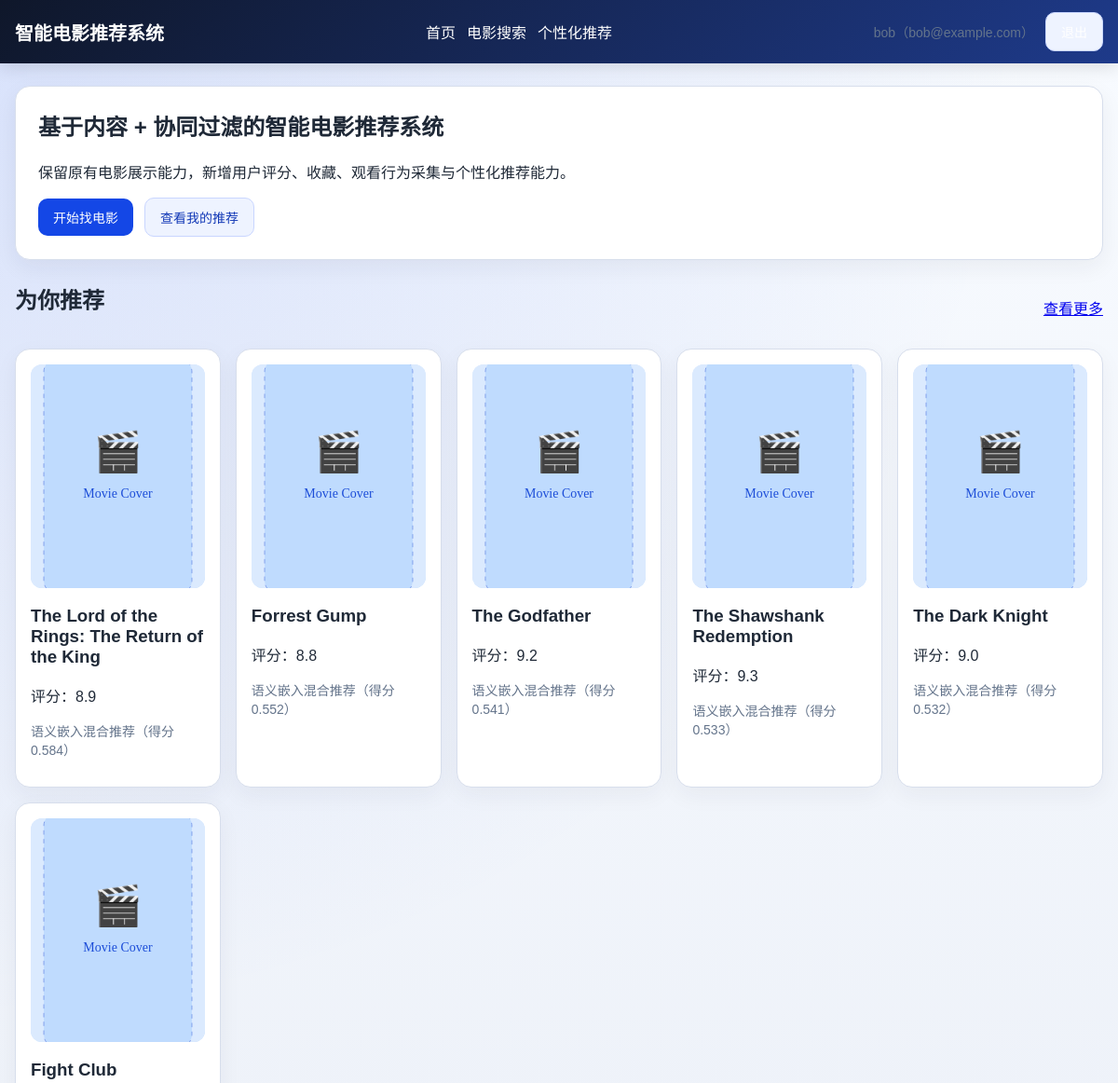
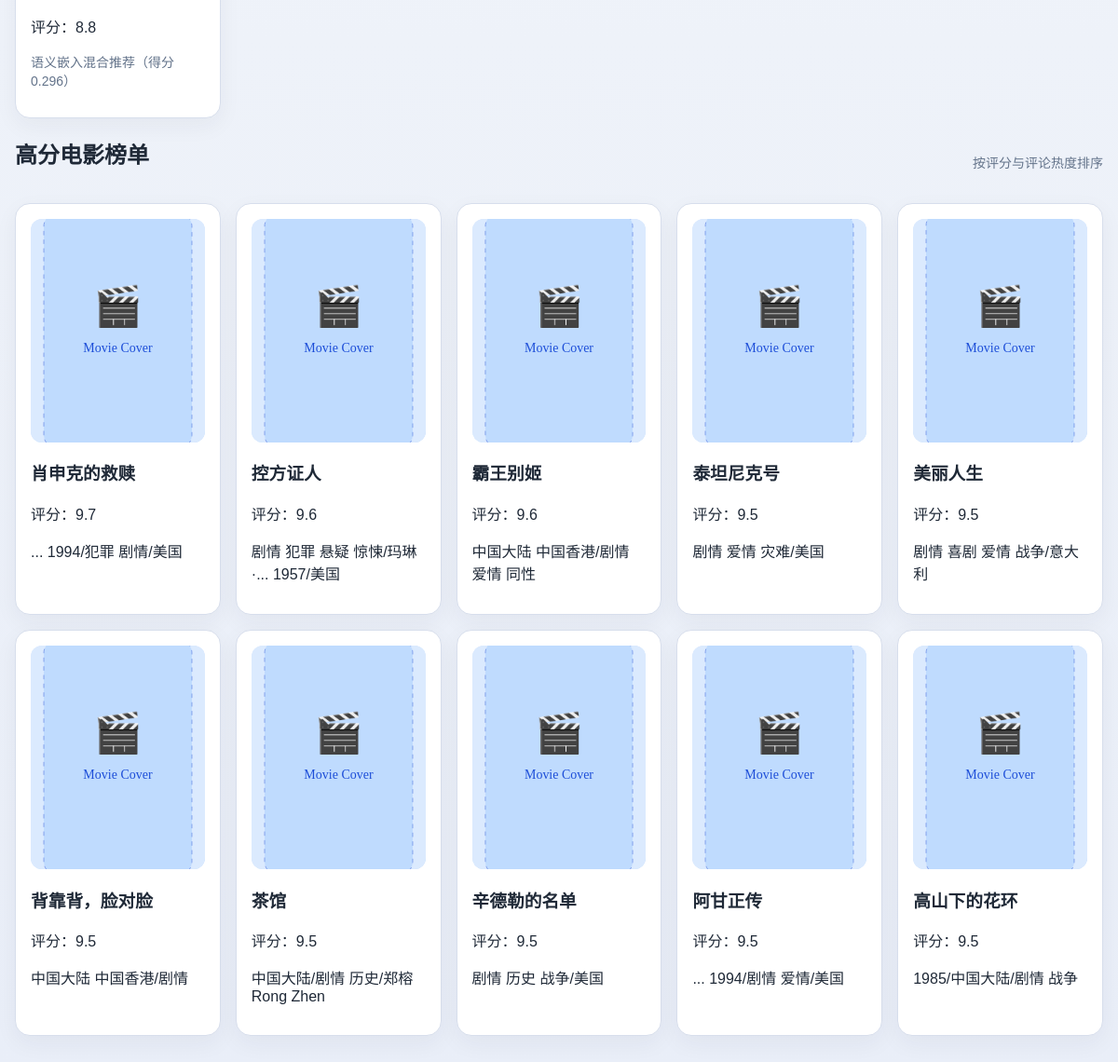
/ (signed in), run on the app's committed database (2 pictures, top to bottom).
### tables this page shows
CREATE TABLE movies (
                id INTEGER PRIMARY KEY AUTOINCREMENT,
                title TEXT NOT NULL,
                directors TEXT,
                types TEXT,
                country TEXT,
                casts TEXT,
                rate REAL DEFAULT 0,
                comment_len INTEGER DEFAULT 0,
                release_year INTEGER,
                duration INTEGER,
                summary TEXT,
                cover_url TEXT,
                created_at TEXT DEFAULT CURRENT_TIMESTAMP
            );

### app.py (the view)
@app.route("/")
def index():
    top_movies = catalog_service.top_movies(10)
    recommend_list = recommendation_service.recommend_for_user(session.get("email"), 6) if session.get("email") else []
    return render_template(
        "index.html",
        top_movies=top_movies,
        recommend_list=recommend_list,
    )

### app.py (called while the page is built)
@app.context_processor
def inject_user_context():
    return {
        "current_user_email": session.get("email"),
        "current_username": session.get("username"),
        "is_admin_user": bool(session.get("email")) and session.get("email") in app.config["ADMIN_EMAILS"],
    }

### myutils/query.py (called while the page is built, shortened)
def get_connection() -> sqlite3.Connection:
    DB_PATH.parent.mkdir(parents=True, exist_ok=True)
    conn = sqlite3.connect(DB_PATH)
    conn.row_factory = sqlite3.Row
    return conn

def init_db(force_seed: bool = False) -> None:
    global _DB_INITIALIZED
    if _DB_INITIALIZED and not force_seed:
        return

def _row_to_movie(row: sqlite3.Row) -> Dict[str, Any]:
    movie = dict(row)
    movie["rating"] = movie.get("rate", 0)
    movie["poster_url"] = movie.get("cover_url")
    movie["release_date"] = movie.get("release_year")
    movie["genres"] = [item for item in (movie.get("types") or "").split("/") if item]
    movie["types_list"] = movie["genres"]
    movie["directors_list"] = [item for item in (movie.get("directors") or "").split("/") if item]
    movie["country_list"] = [item for item in (movie.get("country") or "").split("/") if item]
    movie["casts_list"] = [item for item in (movie.get("casts") or "").split("/") if item]
    movie["description"] = movie.get("summary") or ""
    return movie

def get_movie_data(movie_id: Optional[int] = None) -> Union[List[Dict[str, Any]], Dict[str, Any], None]:
    init_db()
    conn = get_connection()
    try:
        cursor = conn.cursor()
        if movie_id is None:
            cursor.execute("SELECT * FROM movies ORDER BY rate DESC, comment_len DESC")
            return [_row_to_movie(row) for row in cursor.fetchall()]
        cursor.execute("SELECT * FROM movies WHERE id = ?", (movie_id,))
        row = cursor.fetchone()
        return _row_to_movie(row) if row else None
    finally:
        conn.close()

def get_top_movies(num_movies: int = 25) -> List[Dict[str, Any]]:
    init_db()
    conn = get_connection()
    try:
        cursor = conn.cursor()
        cursor.execute(
            "SELECT * FROM movies ORDER BY rate DESC, comment_len DESC, title ASC LIMIT ?",
            (num_movies,),
        )
        return [_row_to_movie(row) for row in cursor.fetchall()]
    finally:
        conn.close()

### myutils/recommender/semantic_embeddings.py (called while the page is built)
def _movie_records() -> List[Dict]:
    return get_movie_data() or []

def _movie_map() -> Dict[int, Dict]:
    return {int(movie["id"]): movie for movie in _movie_records()}

### templates/index.html (shortened to what this page needs)
{% extends "base.html" %}
{% block content %}
<section class="hero-card">
    <div>
        <h1>基于内容 + 协同过滤的智能电影推荐系统</h1>
        <p>保留原有电影展示能力，新增用户评分、收藏、观看行为采集与个性化推荐能力。</p>
        <div class="action-row">
            <a class="btn" href="{{ url_for('search') }}">开始找电影</a>
            {% if current_user_email %}
            <a class="btn btn-secondary" href="{{ url_for('get_recommend') }}">查看我的推荐</a>
            {% else %}
            <a class="btn btn-secondary" href="{{ url_for('login') }}">登录后体验推荐</a>
            {% endif %}
        </div>
    </div>
</section>
{% if current_user_email and recommend_list %}
<section>
    <div class="section-title">
        <h2>为你推荐</h2>
        <a href="{{ url_for('get_recommend') }}">查看更多</a>
    </div>
    <div class="movie-grid">
        {% for movie in recommend_list %}
        <article class="movie-card">
            <a href="{{ url_for('movie', movie_id=movie.id) }}">
                <img class="movie-cover" src="{{ movie.cover_url or url_for('static', filename='cover/default.svg') }}" alt="{{ movie.title }}">
                <h3>{{ movie.title }}</h3>
            </a>
            <p>评分：{{ '%.1f'|format(movie.rate) }}</p>
            <p class="movie-reason">{{ movie.reason }}</p>
        </article>
        {% endfor %}
    </div>
</section>
{% endif %}
<section>
    <div class="section-title">
        <h2>高分电影榜单</h2>
        <span>按评分与评论热度排序</span>
    </div>
    <div class="movie-grid">
        {% for movie in top_movies %}
        <article class="movie-card">
            <a href="{{ url_for('movie', movie_id=movie.id) }}">
                <img class="movie-cover" src="{{ movie.cover_url or url_for('static', filename='cover/default.svg') }}" alt="{{ movie.title }}">
                <h3>{{ movie.title }}</h3>
            </a>
            <p>评分：{{ '%.1f'|format(movie.rate) }}</p>
            <p>{{ movie.types }}</p>
        </article>
        {% endfor %}
    </div>
</section>
{% endblock %}

### static/css/styles.css (style rules this page uses)
:root { --primary: #1447e6; --primary-dark: #1238b6; --bg: #eef2f9; --card: #ffffff; --text: #1f2937; --muted: #64748b; --border: #d7deec; --success: #1f9d55; --warning: #d97706; --danger: #dc2626; --accent: #0f172a; --glow: radial-gradient(circle at top left, rgba(20, 71, 230, 0.14), transparent 42%); }
* { box-sizing: border-box; }
body { margin: 0; font-family: "Avenir Next", "PingFang SC", "Microsoft YaHei", sans-serif; background: var(--glow), linear-gradient(180deg, #f8fbff 0%, var(--bg) 52%, #e9eef8 100%); color: var(--text); }
.site-nav, .user-nav, .action-row { display: flex; align-items: center; gap: 12px; }
.hero-card, .form-card, .detail-card, .side-card, .search-panel, .empty-card, .comment-card, .panel-card { background: var(--card); border: 1px solid var(--border); border-radius: 16px; padding: 24px; box-shadow: 0 8px 24px rgba(31, 41, 55, 0.06); }
.hero-card { margin-bottom: 24px; }
.section-title { display: flex; align-items: center; justify-content: space-between; gap: 16px; margin: 20px 0 16px; }
.section-title h2, .hero-card h1, .form-card h2, .detail-card h1, .search-panel h2 { margin-top: 0; }
.movie-grid { display: grid; grid-template-columns: repeat(auto-fit, minmax(220px, 1fr)); gap: 16px; }
.movie-card { background: var(--card); border: 1px solid var(--border); border-radius: 16px; padding: 16px; box-shadow: 0 8px 24px rgba(31, 41, 55, 0.05); }
.movie-card a { color: var(--text); text-decoration: none; }
.movie-cover { width: 100%; height: 240px; border-radius: 12px; background: linear-gradient(135deg, #dbeafe, #bfdbfe); display: block; object-fit: cover; margin-bottom: 12px; }
.btn { display: inline-flex; align-items: center; justify-content: center; gap: 6px; border: none; border-radius: 10px; background: var(--primary); color: #fff; padding: 10px 16px; font-size: 14px; cursor: pointer; text-decoration: none; }
.btn-secondary, .btn-light { background: #eef3ff; color: var(--primary-dark); border: 1px solid #c9d6ff; }
.user-tag, .helper-text, .section-title span, .movie-reason, .comment-card span { color: var(--muted); font-size: 14px; }

### data on the page
movies: title "The Lord of the Rings: The Return of the King", rate "8.9", reason "语义嵌入混合推荐（得分 0.584）"
movies: title "Forrest Gump", rate "8.8", reason "语义嵌入混合推荐（得分 0.552）"
movies: title "The Godfather", rate "9.2", reason "语义嵌入混合推荐（得分 0.541）"
movies: title "The Shawshank Redemption", rate "9.3", reason "语义嵌入混合推荐（得分 0.533）"
movies: title "The Dark Knight", rate "9.0", reason "语义嵌入混合推荐（得分 0.532）"
movies: title "Fight Club", rate "8.8", reason "语义嵌入混合推荐（得分 0.296）"
movies: title "肖申克的救赎", rate "9.7", types "... 1994/犯罪 剧情/美国"
movies: title "控方证人", rate "9.6", types "剧情 犯罪 悬疑 惊悚/玛琳·... 1957/美国"
movies: title "霸王别姬", rate "9.6", types "中国大陆 中国香港/剧情 爱情 同性"
movies: title "泰坦尼克号", rate "9.5", types "剧情 爱情 灾难/美国"
movies: title "美丽人生", rate "9.5", types "剧情 喜剧 爱情 战争/意大利"
movies: title "背靠背，脸对脸", rate "9.5", types "中国大陆 中国香港/剧情"
movies: title "茶馆", rate "9.5", types "中国大陆/剧情 历史/郑榕 Rong Zhen"
movies: title "辛德勒的名单", rate "9.5", types "剧情 历史 战争/美国"
movies: title "阿甘正传", rate "9.5", types "... 1994/剧情 爱情/美国"
movies: title "高山下的花环", rate "9.5", types "1985/中国大陆/剧情 战争"

### other printed values
{{ current_username }} "bob"
{{ current_user_email }} "bob@example.com"
